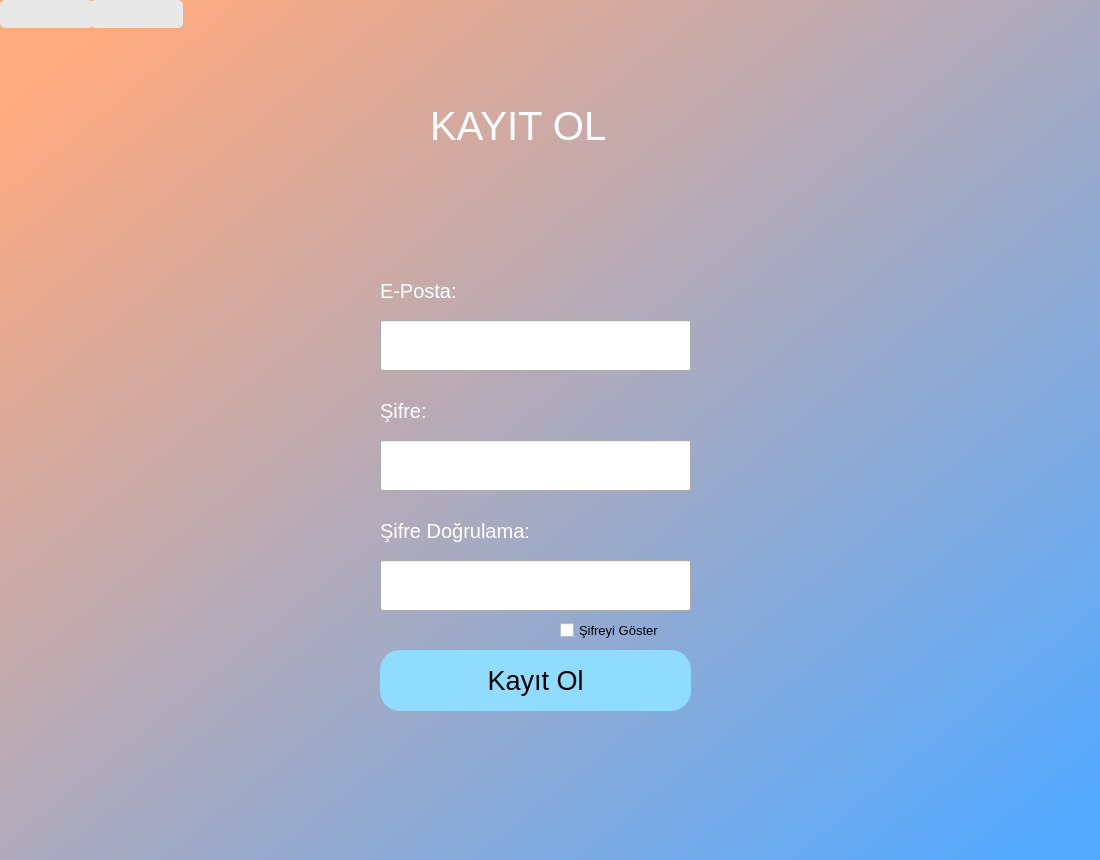
<?xml version="1.0" encoding="UTF-8"?>
<ui version="4.0">
 <class>Dialog</class>
 <widget class="QDialog" name="Dialog">
  <property name="geometry">
   <rect>
    <x>0</x>
    <y>0</y>
    <width>1100</width>
    <height>860</height>
   </rect>
  </property>
  <property name="minimumSize">
   <size>
    <width>1100</width>
    <height>860</height>
   </size>
  </property>
  <property name="maximumSize">
   <size>
    <width>1100</width>
    <height>860</height>
   </size>
  </property>
  <property name="windowTitle">
   <string>Dialog</string>
  </property>
  <widget class="QWidget" name="bgwidget" native="true">
   <property name="geometry">
    <rect>
     <x>0</x>
     <y>0</y>
     <width>1100</width>
     <height>860</height>
    </rect>
   </property>
   <property name="minimumSize">
    <size>
     <width>1100</width>
     <height>860</height>
    </size>
   </property>
   <property name="maximumSize">
    <size>
     <width>1100</width>
     <height>860</height>
    </size>
   </property>
   <property name="styleSheet">
    <string notr="true">QWidget#bgwidget{
background-color:qlineargradient(spread:pad, x1:0.058, y1:0.0685288, x2:0.997304, y2:0.958, stop:0 rgba(255, 170, 127, 255), stop:0.976109 rgba(85, 170, 255, 255))
}</string>
   </property>
   <widget class="QLabel" name="label">
    <property name="geometry">
     <rect>
      <x>430</x>
      <y>90</y>
      <width>261</width>
      <height>71</height>
     </rect>
    </property>
    <property name="font">
     <font>
      <pointsize>30</pointsize>
     </font>
    </property>
    <property name="styleSheet">
     <string notr="true">color: rgb(255, 255, 255);</string>
    </property>
    <property name="text">
     <string>KAYIT OL</string>
    </property>
   </widget>
   <widget class="QPushButton" name="kayitOl">
    <property name="geometry">
     <rect>
      <x>380</x>
      <y>650</y>
      <width>311</width>
      <height>61</height>
     </rect>
    </property>
    <property name="font">
     <font>
      <pointsize>20</pointsize>
     </font>
    </property>
    <property name="styleSheet">
     <string notr="true">background-color: rgb(143, 220, 255);
border-radius:20px;</string>
    </property>
    <property name="text">
     <string>Kayıt Ol</string>
    </property>
   </widget>
   <widget class="QPushButton" name="ileriButon">
    <property name="enabled">
     <bool>false</bool>
    </property>
    <property name="geometry">
     <rect>
      <x>90</x>
      <y>0</y>
      <width>93</width>
      <height>28</height>
     </rect>
    </property>
    <property name="styleSheet">
     <string notr="true">background-color: rgb(232, 232, 232);
border-radius:5px;</string>
    </property>
    <property name="text">
     <string/>
    </property>
    <property name="icon">
     <iconset>
      <normaloff>Custom-Icon-Design-Mono-General-1-Forward.ico</normaloff>Custom-Icon-Design-Mono-General-1-Forward.ico</iconset>
    </property>
    <property name="iconSize">
     <size>
      <width>30</width>
      <height>30</height>
     </size>
    </property>
   </widget>
   <widget class="QPushButton" name="geriButon">
    <property name="enabled">
     <bool>true</bool>
    </property>
    <property name="geometry">
     <rect>
      <x>0</x>
      <y>0</y>
      <width>93</width>
      <height>28</height>
     </rect>
    </property>
    <property name="styleSheet">
     <string notr="true">background-color: rgb(232, 232, 232);
border-radius:5px;</string>
    </property>
    <property name="text">
     <string/>
    </property>
    <property name="icon">
     <iconset>
      <normaloff>Custom-Icon-Design-Mono-General-1-Back.ico</normaloff>Custom-Icon-Design-Mono-General-1-Back.ico</iconset>
    </property>
    <property name="iconSize">
     <size>
      <width>30</width>
      <height>30</height>
     </size>
    </property>
   </widget>
   <widget class="QLabel" name="label_2">
    <property name="geometry">
     <rect>
      <x>380</x>
      <y>260</y>
      <width>321</width>
      <height>61</height>
     </rect>
    </property>
    <property name="font">
     <font>
      <family>MS Shell Dlg 2</family>
      <pointsize>15</pointsize>
      <weight>50</weight>
      <italic>false</italic>
      <bold>false</bold>
     </font>
    </property>
    <property name="styleSheet">
     <string notr="true">color: rgb(255, 255, 255);</string>
    </property>
    <property name="text">
     <string>E-Posta:</string>
    </property>
   </widget>
   <widget class="QLineEdit" name="epostaLine">
    <property name="geometry">
     <rect>
      <x>380</x>
      <y>320</y>
      <width>311</width>
      <height>51</height>
     </rect>
    </property>
   </widget>
   <widget class="QLabel" name="label_3">
    <property name="geometry">
     <rect>
      <x>380</x>
      <y>380</y>
      <width>81</width>
      <height>61</height>
     </rect>
    </property>
    <property name="font">
     <font>
      <family>MS Shell Dlg 2</family>
      <pointsize>15</pointsize>
      <weight>50</weight>
      <italic>false</italic>
      <bold>false</bold>
     </font>
    </property>
    <property name="styleSheet">
     <string notr="true">color: rgb(255, 255, 255);</string>
    </property>
    <property name="text">
     <string>Şifre:</string>
    </property>
   </widget>
   <widget class="QLineEdit" name="sifreLine">
    <property name="geometry">
     <rect>
      <x>380</x>
      <y>440</y>
      <width>311</width>
      <height>51</height>
     </rect>
    </property>
    <property name="echoMode">
     <enum>QLineEdit::Password</enum>
    </property>
   </widget>
   <widget class="QLabel" name="label_4">
    <property name="geometry">
     <rect>
      <x>380</x>
      <y>500</y>
      <width>321</width>
      <height>61</height>
     </rect>
    </property>
    <property name="font">
     <font>
      <pointsize>15</pointsize>
     </font>
    </property>
    <property name="styleSheet">
     <string notr="true">color: rgb(255, 255, 255);</string>
    </property>
    <property name="text">
     <string>Şifre Doğrulama:</string>
    </property>
   </widget>
   <widget class="QLineEdit" name="sifreLine2">
    <property name="geometry">
     <rect>
      <x>380</x>
      <y>560</y>
      <width>311</width>
      <height>51</height>
     </rect>
    </property>
    <property name="echoMode">
     <enum>QLineEdit::Password</enum>
    </property>
   </widget>
   <widget class="QCheckBox" name="sifreGoster">
    <property name="geometry">
     <rect>
      <x>560</x>
      <y>620</y>
      <width>131</width>
      <height>20</height>
     </rect>
    </property>
    <property name="font">
     <font>
      <pointsize>10</pointsize>
     </font>
    </property>
    <property name="text">
     <string>Şifreyi Göster</string>
    </property>
   </widget>
   <widget class="QLabel" name="hata">
    <property name="geometry">
     <rect>
      <x>390</x>
      <y>730</y>
      <width>261</width>
      <height>51</height>
     </rect>
    </property>
    <property name="styleSheet">
     <string notr="true">font: 12pt &quot;MS Shell Dlg 2&quot;;
color: rgb(255, 0, 4);</string>
    </property>
    <property name="text">
     <string/>
    </property>
   </widget>
  </widget>
 </widget>
 <tabstops>
  <tabstop>epostaLine</tabstop>
  <tabstop>sifreLine</tabstop>
  <tabstop>sifreLine2</tabstop>
  <tabstop>sifreGoster</tabstop>
  <tabstop>kayitOl</tabstop>
  <tabstop>geriButon</tabstop>
  <tabstop>ileriButon</tabstop>
 </tabstops>
 <resources/>
 <connections/>
</ui>
